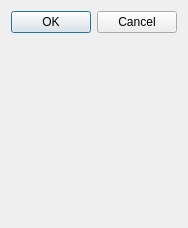
<?xml version="1.0" encoding="UTF-8"?>
<ui version="4.0">
 <class>Dialog2</class>
 <widget class="QDialog" name="Dialog2">
  <property name="geometry">
   <rect>
    <x>0</x>
    <y>0</y>
    <width>180</width>
    <height>228</height>
   </rect>
  </property>
  <property name="windowTitle">
   <string>Dialog</string>
  </property>
  <layout class="QFormLayout" name="formLayout">
   <item row="0" column="0">
    <widget class="QDialogButtonBox" name="buttonBox">
     <property name="orientation">
      <enum>Qt::Horizontal</enum>
     </property>
     <property name="standardButtons">
      <set>QDialogButtonBox::Cancel|QDialogButtonBox::Ok</set>
     </property>
    </widget>
   </item>
   <item row="1" column="0">
    <spacer name="verticalSpacer">
     <property name="orientation">
      <enum>Qt::Vertical</enum>
     </property>
     <property name="sizeHint" stdset="0">
      <size>
       <width>20</width>
       <height>40</height>
      </size>
     </property>
    </spacer>
   </item>
  </layout>
 </widget>
 <resources/>
 <connections>
  <connection>
   <sender>buttonBox</sender>
   <signal>accepted()</signal>
   <receiver>Dialog2</receiver>
   <slot>accept()</slot>
   <hints>
    <hint type="sourcelabel">
     <x>248</x>
     <y>254</y>
    </hint>
    <hint type="destinationlabel">
     <x>157</x>
     <y>274</y>
    </hint>
   </hints>
  </connection>
  <connection>
   <sender>buttonBox</sender>
   <signal>rejected()</signal>
   <receiver>Dialog2</receiver>
   <slot>reject()</slot>
   <hints>
    <hint type="sourcelabel">
     <x>316</x>
     <y>260</y>
    </hint>
    <hint type="destinationlabel">
     <x>286</x>
     <y>274</y>
    </hint>
   </hints>
  </connection>
 </connections>
</ui>
